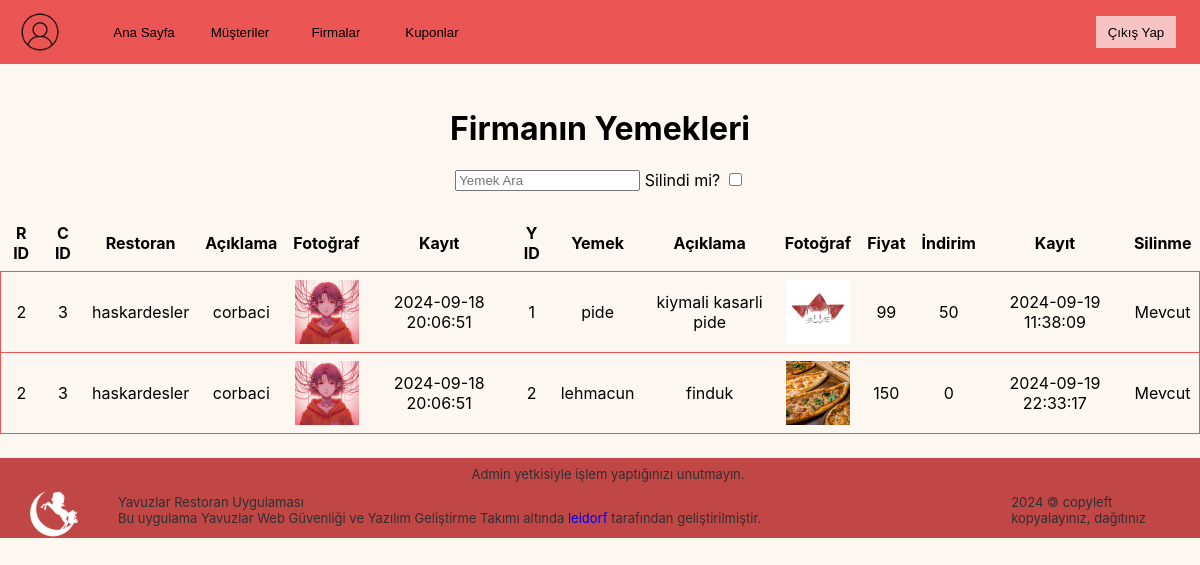
The page /view/company-foods.php?c_id=3 (signed in) on the database its author committed.
### tables this page shows
CREATE TABLE `food` (
  `id` int NOT NULL,
  `restaurant_id` int NOT NULL,
  `name` varchar(255) NOT NULL,
  `description` varchar(255) NOT NULL,
  `image_path` varchar(255) NOT NULL,
  `price` int NOT NULL,
  `discount` int NOT NULL,
  `created_at` datetime NOT NULL,
  `deleted_at` datetime DEFAULT NULL
);

CREATE TABLE `restaurant` (
  `id` int NOT NULL,
  `company_id` int NOT NULL,
  `name` varchar(255) NOT NULL,
  `description` varchar(255) NOT NULL,
  `image_path` varchar(255) NOT NULL,
  `created_at` datetime NOT NULL
);

### controllers/auth-controller.php (called while the page is built, shortened)
<?php
include "../scripts/functions.php";
function IsUserLoggedIn()
{
    return isset($_SESSION['username']);
}

### scripts/functions.php (called while the page is built)
<?php
function htmlclean($text)
{
    $text = preg_replace("'<script[^>]*>.*?</script>'si", '', $text);
    $text = preg_replace('/<a\s+.*?href="([^"]+)"[^>]*>([^<]+)<\/a>/is', '\2 (\1)', $text);
    $text = preg_replace('//', '', $text);
    $text = preg_replace('/{.+?}/', '', $text);
    $text = preg_replace('/&nbsp;/', ' ', $text);
    $text = preg_replace('/&amp;/', ' ', $text);
    $text = preg_replace('/&quot;/', ' ', $text);
    $text = strip_tags($text);
    $text = htmlspecialchars($text);
    return $text;
}

### controllers/admin-controller.php (called while the page is built, shortened)
<?php
include "../config/db.php";
function GetCompanyFoods($company_id)
{
    global $pdo;
    $company_id = htmlclean($company_id);
    $query = "SELECT
    restaurant.id AS restaurant_id,
    restaurant.company_id AS restaurant_company_id,
    restaurant.name AS restaurant_name,
    restaurant.description AS restaurant_description,
    restaurant.image_path AS restaurant_image_path,
    restaurant.created_at AS restaurant_created_at,
    food.id AS food_id,
    food.name AS food_name,
    food.description AS food_description,
    food.image_path AS food_image_path,
    food.price AS food_price,
    food.discount AS food_discount,
    food.deleted_at AS food_deleted_at,
    food.created_at AS food_created_at FROM restaurant LEFT JOIN food ON restaurant.id = food.restaurant_id WHERE company_id = :company_id";
    $statement = $pdo->prepare($query);
    $statement->execute(["company_id" => $company_id]);
    $result = $statement->fetchAll();
    return $result;
}

### view/company-foods.php (the view, shortened to what this page needs)
<?php
include "../controllers/auth-controller.php";
if (!IsUserLoggedIn()) {
    header("Location: login.php?message=Lütfen giriş yapınız.");
    exit();
} else if ($_SESSION['role'] != 0) {
    header("Location: index.php?message=403 Yetkisiz Giriş");
} else {
    include "../controllers/admin-controller.php";
    $company_id = $_GET['c_id'];
    $datas = GetCompanyFoods($company_id);
    require_once "header.php";
?>
    <!DOCTYPE html>
    <html lang="en">
    <head>
        <link rel="stylesheet" href="../public/css/style.css">
    </head>
    <body>
        <div class="centerDiv">
            <h1>Firmanın Yemekleri</h1>
            <div>
                <?php if (empty($datas)) {
                    echo "<p class='centerDiv'>Firmaya ait herhangi bir yemek bulunamadı.</p>";
                } else { ?>
                    <div class="searchbox">
                        <input type="search" id="searchbox" placeholder="Yemek Ara" />
                        <div>
                            <label for="isBanned">&nbsp;Silindi mi?</label>
                            <input type="checkbox" id="isBanned" />
                        </div>
                    </div>
                    <table class="dataTable">
                        <thead>
                            <tr>
                                <th>R ID</th>
                                <th>C ID</th>
                                <th>Restoran</th>
                                <th>Açıklama</th>
                                <th>Fotoğraf</th>
                                <th>Kayıt</th>
                                <th>Y ID</th>
                                <th>Yemek</th>
                                <th>Açıklama</th>
                                <th>Fotoğraf</th>
                                <th>Fiyat</th>
                                <th>İndirim</th>
                                <th>Kayıt</th>
                                <th>Silinme</th>
                            </tr>
                        </thead>
                        <tbody>
                            <?php foreach ($datas as $data): ?>
                                <?php if ($data['food_name']) { ?>
                                    <tr class="t<?php echo $_SESSION['role']; ?> dataElement dataTable" is-banned="<?php echo $data['food_deleted_at'] ? 'true' : 'false'; ?>">
                                        <td>
                                            <p><?php echo $data["restaurant_id"]; ?></p>
                                        </td>
                                        <td>
                                            <p><?php echo $data["restaurant_company_id"]; ?></p>
                                        </td>
                                        <td>
                                            <p><?php echo $data["restaurant_name"]; ?></p>
                                        </td>
                                        <td>
                                            <p><?php echo $data["restaurant_description"]; ?></p>
                                        </td>
                                        <td>
                                            <img src="<?php echo $data['restaurant_image_path'] ?>" alt="Restoran Logosu" class="company_logo" title="<?php echo $data["restaurant_image_path"]; ?>">
                                        </td>
                                        <td>
                                            <p><?php echo $data["restaurant_created_at"]; ?></p>
                                        </td>
                                        <td>
                                            <p><?php echo $data["food_id"]; ?></p>
                                        </td>
                                        <td>
                                            <p><?php echo $data["food_name"]; ?></p>
                                        </td>
                                        <td>
                                            <p><?php echo $data["food_description"]; ?></p>
                                        </td>
                                        <td>
                                            <img src="<?php echo $data['food_image_path'] ?>" alt="Yemek Fotoğrafı" class="food_photo" title="<?php echo $data["food_image_path"]; ?>">
                                        </td>
                                        <td>
                                            <p><?php echo $data["food_price"]; ?></p>
                                        </td>
                                        <td>
                                            <p><?php echo $data["food_discount"]; ?></p>
                                        </td>
                                        <td>
                                            <p><?php echo $data["food_created_at"]; ?></p>
                                        </td>
                                        <td>
                                            <p><?php echo $data["food_deleted_at"] ? "Silindi (" . $data["food_deleted_at"] . ")" : "Mevcut" ?></p>
                                        </td>
                                    </tr>
                            <?php }
                            endforeach ?>
                        </tbody>
                    </table>
                <?php } ?>
            </div>
            <?php require_once "footer.php"; ?>
    </body>
    </html>
<?php } ?>

### view/header.php (shortened to what this page needs)
<link rel="stylesheet" href="../public/css/header.css">
<div class="
<?php switch ($_SESSION['role']) {
    case 0:
        echo "admin_header";
        break;
} ?>">
    <a href="profile.php"><img class="profile_photo" src="../public/images/profile_logo.png" alt="Profil Logosu"></a>
    <a href="index.php" class="header_obj"><button>Ana Sayfa</button></a>
    <?php switch ($_SESSION['role']) {
        case 0: ?>
            <a href="customer-list.php" class="header_obj"><button>Müşteriler</button></a>
            <a href="company-list.php" class="header_obj"><button>Firmalar</button></a>
            <a href="cupons.php" class="header_obj"><button>Kuponlar</button></a>
        <?php break;
        case 1: ?>
    <?php break;
    } ?>
    <form action="logout.php" method="post"><button class="logout_btn" type="submit">Çıkış Yap</button></form>
</div>

### view/footer.php (shortened to what this page needs)
<link rel="stylesheet" href="../public/css/footer.css">
<div class="footer
<?php switch ($_SESSION['role']) {
    case 1:
        echo "secondary";
        break;
    case 2:
        echo "accent";
        break;
} ?>">
    <?php switch ($_SESSION['role']) {
        case 0: ?>
            <div>
                <p class="footer_obj">Admin yetkisiyle işlem yaptığınızı unutmayın.</p>
            </div>
        <?php break;
        case 1: ?>
    <?php break;
    } ?>
    <div class="under_div">
        <div>
            <a target="_blank" rel="noopener noreferrer" href="https://yavuzlar.org">
                <img src="../public/images/logo.png" alt="Yavuzlar Logo" class="yavuzlar_logo">
            </a>
            <p class="footer_obj">
                Yavuzlar Restoran Uygulaması<br>
                Bu uygulama Yavuzlar Web Güvenliği ve Yazılım Geliştirme Takımı altında <a href="https://github.com/leidorf" target="_blank" rel="noopener noreferrer">leidorf</a> tarafından geliştirilmiştir.
            </p>
        </div>
        <p class="footer_obj">
            2024 &#127279; copyleft<br>kopyalayınız, dağıtınız
        </p>
    </div>
</div>

### public/css/header.css (style rules this page uses)
.admin_header { display: flex; align-items: center; width: 100%; height: 4rem; background-color: var(--admin); margin-bottom: 1.5rem; }
.header_obj { margin-right: 1rem; }
.profile_photo { width: 3rem; height: 3rem; margin: 0 2.5rem 0 1rem; }
.logout_btn { position: fixed; right: 1.5rem; top: 1rem; background-color: #ffffffa6; cursor: pointer; }
.user_header .header_obj button, .admin_header .header_obj button, .company_header .header_obj button { background-color: #ffffff00; }

### public/css/style.css (style rules this page uses)
:root { font-family: "Inter", sans-serif; font-optical-sizing: auto; font-weight: 400; font-style: normal; --admin: #eb5654; --admin_dark: #c04745; --company: #eba228; --company_dark: #e29d26; --user: #ff963b; --user_dark: #d59057; }
body { height: 100vh; min-height: 100vh; margin: 0; background-color: #fcf7f1; }
button { height: 2rem; min-width: 5rem; background-color: var(--admin); cursor: pointer; border: none; padding: 0.5rem; }
.t0 { border: 1px solid var(--admin); }
.searchbox { display: flex; justify-content: center; margin-bottom: 1.5rem; }
.centerDiv { display: flex; flex-direction: column; justify-content: center; align-items: center; margin-bottom: 1.5rem; text-decoration: none; }
.company_logo, .food_photo { max-width: 64px; height: auto; object-fit: cover; }
.dataTable { text-align: center; border-collapse: collapse; }
.dataTable th, .dataTable td { margin: 0 0.5rem 0 0.5rem; padding: 0.5rem; }

### public/css/footer.css (style rules this page uses)
.footer { display: flex; align-items: center; flex-direction: column; width: 100%; min-height: 4rem; height: auto; margin-top: 1.5rem; background-color: var(--admin_dark); }
.footer a { text-decoration: none; }
.yavuzlar_logo { width: 3rem; height: 3rem; margin-top: .5rem; }
.footer_obj { font-size: small; margin: .5rem 1.5rem 0 2.5rem; color: #303030; }
.under_div { width: 95%; display: flex; justify-content: space-between; align-items:center; }
.under_div div { display: flex; }
.under_div div p { margin-top: .75rem; }
.under_div p { margin-top: 0rem; }

### rows shown on the page
food: restaurant "2", restaurant.company_id "3", restaurant.name "haskardesler", restaurant.description "corbaci", restaurant.image_path (picture), restaurant.created_at "2024-09-18 20:06:51", id "1", name "pide", description "kiymali kasarli pide", image_path (picture), price "99", discount "50", created_at "2024-09-19 11:38:09", shows "Mevcut"
food: restaurant "2", restaurant.company_id "3", restaurant.name "haskardesler", restaurant.description "corbaci", restaurant.image_path (picture), restaurant.created_at "2024-09-18 20:06:51", id "2", name "lehmacun", description "finduk", image_path (picture), price "150", discount "0", created_at "2024-09-19 22:33:17", shows "Mevcut"
